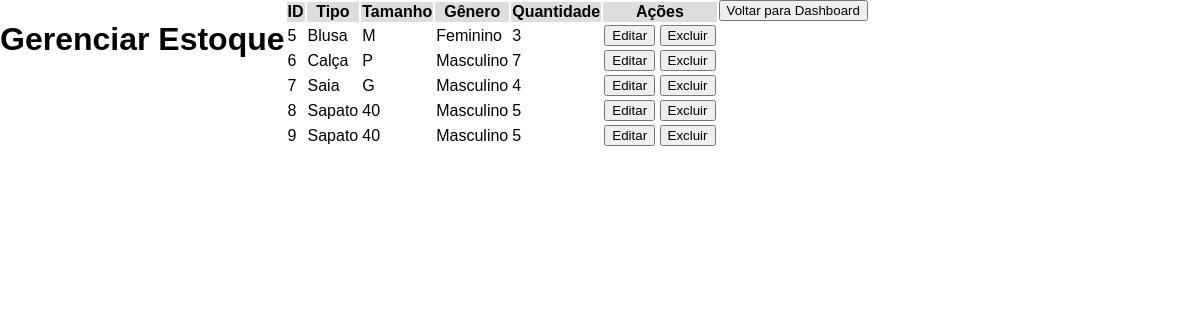
/admin_manage_estoque/3 (signed in), run on the app's committed database.
### tables this page shows
CREATE TABLE estoque (
    id INTEGER PRIMARY KEY AUTOINCREMENT,
    tipo TEXT NOT NULL,
    tamanho TEXT NOT NULL,
    genero TEXT NOT NULL,
    quantidade INTEGER NOT NULL,
    user_id INTEGER NOT NULL,
    FOREIGN KEY (user_id) REFERENCES users (id)
);

### app.py (the view)
@app.route('/admin_manage_estoque/<int:user_id>')
def admin_manage_estoque(user_id):
    if 'user_id' not in session or not session.get('is_admin'):
        return redirect(url_for('admin_login'))
    conn = get_db_connection()
    items = conn.execute('SELECT * FROM estoque WHERE user_id = ?', (user_id,)).fetchall()
    conn.close()
    return render_template('admin_manage_estoque.html', items=items, user_id=user_id)

### app.py (called while the page is built)
def get_db_connection():
    conn = sqlite3.connect('db.sqlite')
    conn.row_factory = sqlite3.Row
    return conn

### estoque-app/templates/admin_manage_estoque.html (shortened to what this page needs)
<!DOCTYPE html>
<html lang="pt">
<head>
    <link rel="stylesheet" href="{{ url_for('static', filename='css/style.css') }}">
</head>
<body>
    <h1>Gerenciar Estoque</h1>
    <table>
        <thead>
            <tr>
                <th>ID</th>
                <th>Tipo</th>
                <th>Tamanho</th>
                <th>Gênero</th>
                <th>Quantidade</th>
                <th>Ações</th>
            </tr>
        </thead>
        <tbody>
            {% for item in items %}
            <tr>
                <td>{{ item.id }}</td>
                <td>{{ item.tipo }}</td>
                <td>{{ item.tamanho }}</td>
                <td>{{ item.genero }}</td>
                <td>{{ item.quantidade }}</td>
                <td>
                    <a href="{{ url_for('admin_edit_item', id=item.id) }}"><button>Editar</button></a>
                    <form action="{{ url_for('admin_remove_item', id=item.id) }}" method="POST" style="display:inline;">
                        <button type="submit">Excluir</button>
                    </form>
                </td>
            </tr>
            {% endfor %}
        </tbody>
    </table>
    <a href="{{ url_for('admin_dashboard') }}"><button>Voltar para Dashboard</button></a>
</body>
</html>

### estoque-app/static/css/style.css (style rules this page uses)
body { font-family: Arial, sans-serif; display: flex; margin: 0px; padding: 0px; text-decoration: none; }
thead { background-color: #ddd; }

### estoque-app/static/css/variables.css (style rules this page uses)
:root { --corDireita: #223D3C; --corEsquerda: #F8F2F2; --corTexto: #f8f8f8; --corSelecao: #555; --corBackgroundPar:#555; --corBackgroundImpar:#f8f8f8; --corBotao: #4CAF50; --corBotao2: #388E3C; --corBackgroundLogin: #DDEEEE; }

### data on the page
estoque: id "5", tipo "Blusa", tamanho "M", genero "Feminino", quantidade "3"
estoque: id "6", tipo "Calça", tamanho "P", genero "Masculino", quantidade "7"
estoque: id "7", tipo "Saia", tamanho "G", genero "Masculino", quantidade "4"
estoque: id "8", tipo "Sapato", tamanho "40", genero "Masculino", quantidade "5"
estoque: id "9", tipo "Sapato", tamanho "40", genero "Masculino", quantidade "5"
